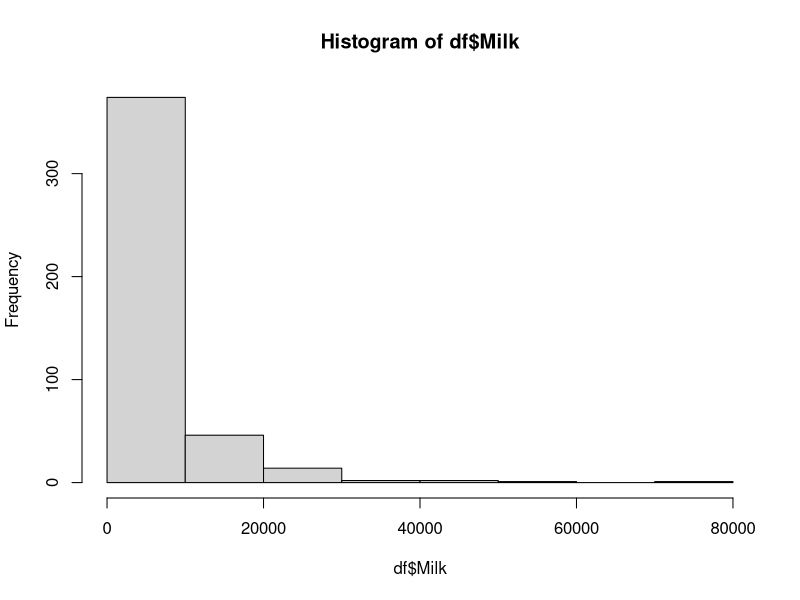
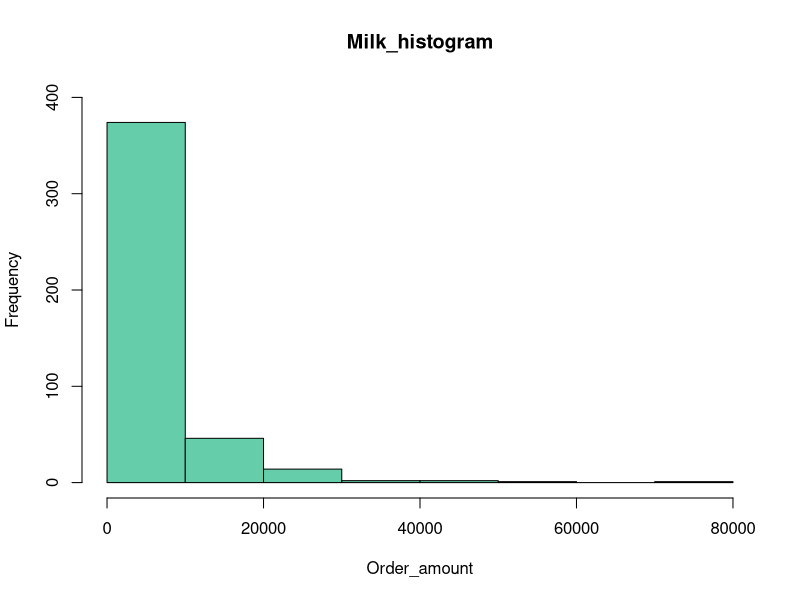

The R script that drew these images, in order:
# sales.csvファイルの読み込み
# dfという変数に読み込んだファイルのデータを格納、
df <- read.csv("sales.csv")
# カラム(列名)=Milkのヒストグラムを表示
hist(df$Milk)

# タイトル名を「Milk_histogram」に変更
# X軸名を「Order_amount」に変更
# Y軸の範囲を0から400に変更
# ヒストグラムの色を「aquamarine3」に変更
hist(df$Milk, main="Milk_histogram", xlab="Order_amount", ylim=c(0,400), col="aquamarine3")


